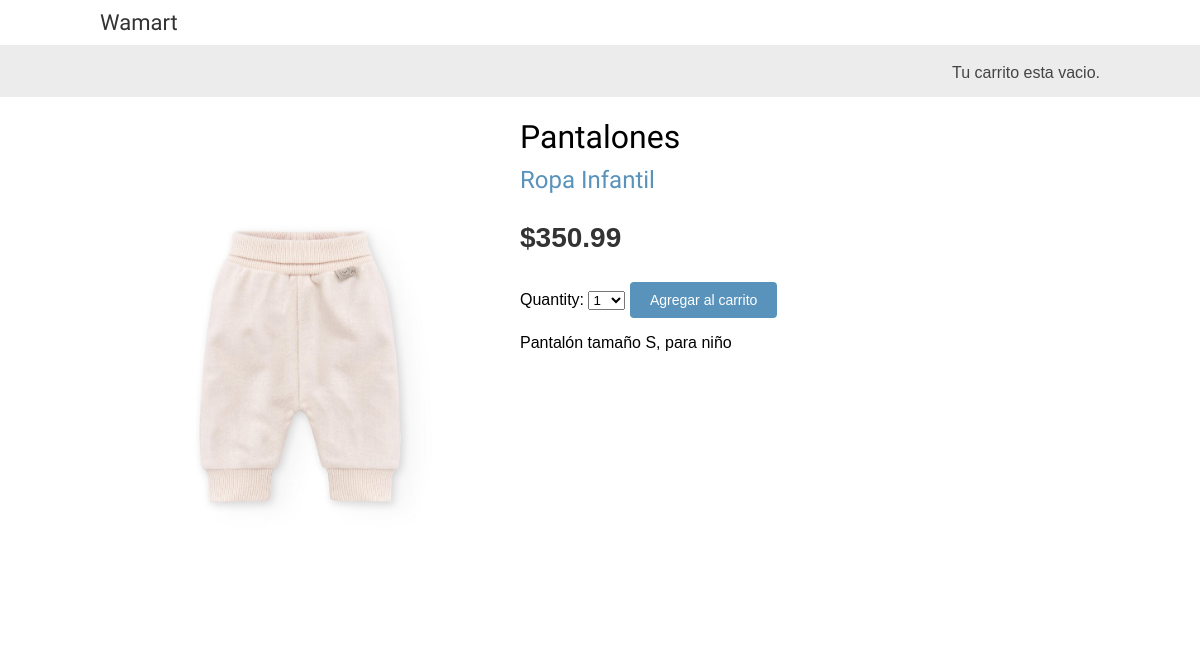
The page /1/pantalon-s/ on the database its author committed.
### shop/models.py (models this page shows, shortened)
class Product(models.Model):
    category = models.ForeignKey(Category,
                                 related_name='products',
                                 on_delete=models.CASCADE)
    name = models.CharField(max_length=200)
    slug = models.SlugField(max_length=200)
    image = models.ImageField(upload_to='products/%Y/%m/%d',
                              blank=True)
    description = models.TextField(blank=True)
    price = models.DecimalField(max_digits=10,
                                decimal_places=2)
    available = models.BooleanField(default=True)
    created = models.DateTimeField(auto_now_add=True)
    updated = models.DateTimeField(auto_now=True)
    class Meta:
        ordering = ['name']
        indexes = [
            models.Index(fields=['id', 'slug']),
            models.Index(fields=['name']),
            models.Index(fields=['-created']),
        ]

class Category(models.Model):
    name = models.CharField(max_length=200)
    slug = models.SlugField(max_length=200,
                            unique=True)
    class Meta:
        ordering = ['name']
        indexes = [
            models.Index(fields=['name']),
        ]
        verbose_name = 'category'
        verbose_name_plural = 'categories'
    def __str__(self):
        return self.name
    def get_absolute_url(self):
        return reverse('shop:product_list_by_category',
                       args=[self.slug])

### shop/views.py (the view)
# urls.py: path('<int:id>/<slug:slug>/', views.product_detail, name='product_detail'),
def product_detail(request, id, slug):
    product = get_object_or_404(Product,
                                id=id,
                                slug=slug,
                                available=True)
    cart_product_form = CartAddProductForm()
    return render(request,
                  'shop/product/detail.html',
                  {'product': product,
                   'cart_product_form': cart_product_form})

### cart/forms.py
class CartAddProductForm(forms.Form):
    quantity = forms.TypedChoiceField(
                                choices=PRODUCT_QUANTITY_CHOICES,
                                coerce=int)
    override = forms.BooleanField(required=False,
                                  initial=False,
                                  widget=forms.HiddenInput)

### cart/cart.py (called while the page is built)
    def __len__(self):
        return sum(item['quantity'] for item in self.cart.values())

### cart/context_processors.py (called while the page is built)
def cart(request):
    return {'cart': Cart(request)}

### shop/templates/shop/product/detail.html (shortened to what this page needs)
{% extends "shop/base.html" %}
{% load static %}
{% block content %}
  <div class="product-detail">
    <img src="{% if product.image %}{{ product.image.url }}{% else %}
    {% static "img/no_image.png" %}{% endif %}">
    <h1>{{ product.name }}</h1>
    <h2>
      <a href="{{ product.category.get_absolute_url }}">
        {{ product.category }}
      </a>
    </h2>
    <p class="price">${{ product.price }}</p>
    <form action="{% url "cart:cart_add" product.id %}" method="post">
      {{ cart_product_form }}
      <input type="submit" value="Agregar al carrito">
    </form>
    {{ product.description|linebreaks }}
  </div>
{% endblock %}

### shop/static/css/base.css (style rules this page uses)
body { margin:0; padding:0; font-family:helvetica, sans-serif; }
h1, h2, h3, h4, h5 , h6 { font-family: 'Ubuntu', sans-serif; font-weight:normal; }
a { text-decoration:none; color:#5993bb; }
a.button, input[type="submit"] { color:#fff; background:#5993bb; border-radius:4px; padding:10px 20px; font-size:14px; border:0; }
.product-detail { text-align:justify; }
.product-detail .price { color:#333; font-size:28px; font-weight:bold; }
.product-detail img { width:40%; float:left; padding:0 20px 20px 0; }
.product-detail h1 { margin-bottom:0; }
.product-detail h2 { margin-top:10px; }

### rows shown on the page
Product: image (picture), name "Pantalones", category "Ropa Infantil", price "350.99", description "Pantalón tamaño S, para niño"
